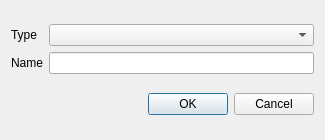
<?xml version="1.0" encoding="UTF-8"?>
<ui version="4.0">
 <class>AddTableColumnDialog</class>
 <widget class="QDialog" name="AddTableColumnDialog">
  <property name="geometry">
   <rect>
    <x>0</x>
    <y>0</y>
    <width>325</width>
    <height>140</height>
   </rect>
  </property>
  <property name="windowTitle">
   <string>Add table column</string>
  </property>
  <layout class="QVBoxLayout" name="verticalLayout">
   <item>
    <layout class="QGridLayout" name="gridLayout">
     <item row="0" column="0">
      <widget class="QLabel" name="label">
       <property name="text">
        <string>Type</string>
       </property>
      </widget>
     </item>
     <item row="0" column="1">
      <widget class="QComboBox" name="cbColumnType"/>
     </item>
     <item row="1" column="0">
      <widget class="QLabel" name="label_2">
       <property name="text">
        <string>Name</string>
       </property>
      </widget>
     </item>
     <item row="1" column="1">
      <widget class="QLineEdit" name="leColumnName"/>
     </item>
    </layout>
   </item>
   <item>
    <widget class="QDialogButtonBox" name="buttonBox">
     <property name="orientation">
      <enum>Qt::Horizontal</enum>
     </property>
     <property name="standardButtons">
      <set>QDialogButtonBox::Cancel|QDialogButtonBox::Ok</set>
     </property>
    </widget>
   </item>
  </layout>
 </widget>
 <resources/>
 <connections>
  <connection>
   <sender>buttonBox</sender>
   <signal>accepted()</signal>
   <receiver>AddTableColumnDialog</receiver>
   <slot>accept()</slot>
   <hints>
    <hint type="sourcelabel">
     <x>248</x>
     <y>254</y>
    </hint>
    <hint type="destinationlabel">
     <x>157</x>
     <y>274</y>
    </hint>
   </hints>
  </connection>
  <connection>
   <sender>buttonBox</sender>
   <signal>rejected()</signal>
   <receiver>AddTableColumnDialog</receiver>
   <slot>reject()</slot>
   <hints>
    <hint type="sourcelabel">
     <x>316</x>
     <y>260</y>
    </hint>
    <hint type="destinationlabel">
     <x>286</x>
     <y>274</y>
    </hint>
   </hints>
  </connection>
 </connections>
</ui>
